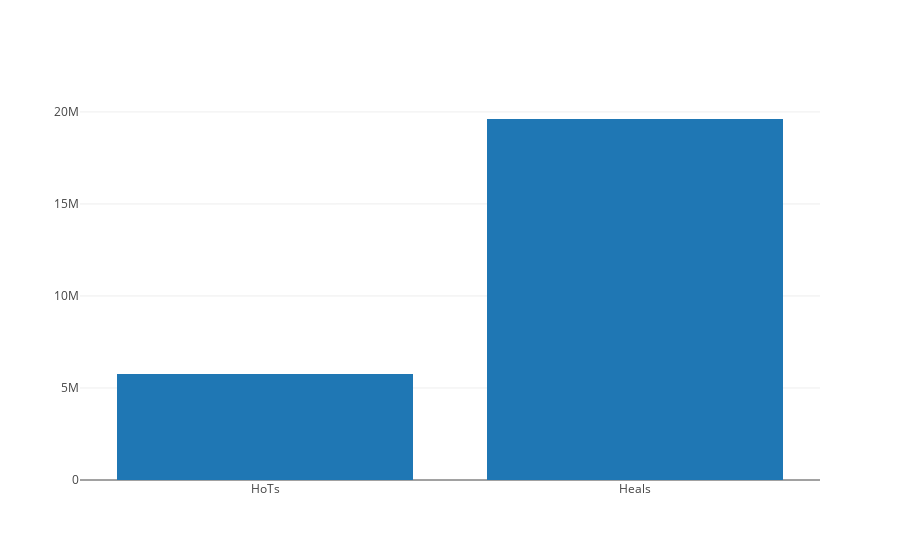

Source (notebook cell):
### Markdown cell above
### Heal over Time (HoT) Time Series

Heal over time (HoT) spells have there healing effects happen in discrete amounts (called ticks) over a specified amount of time. These spells often time account for more health points per spell than a Heal spell, and provide a base-line amount of health points coming in whereas Healing spells can off-set sudden drops in a players health more effectively. HoTs stack with other other HoTs, that is a player can have several active on their character simultaneously.   

You will note that the HoTs graph has higher frequency of data points than the Healing graph. However, they do not heal for as much per tick as a Healing Spell's effect. Although, as you see below, HoTs only account for about 1/3 of total heals. They are often an instant cast spell, so they can be applied when the healer is moving. Normal heal spells often require the healer to be standing still. Therefore, they can provide healing during phases that require a lot of motion.

### Code cell
hot_total = Raid_spell_HoTs.spell_damage.sum()
heal_total=  Raid_spell_heal.spell_damage.sum()
data = [go.Bar(
            x=['HoTs', 'Heals'],
            y=[hot_total, heal_total]
    )]

iplot(data, filename='heals-bar')

### Figure 1 — Plotly figure (JSON) as saved in the notebook; plotly's stock layout.template omitted (floating-point values rounded to 4 significant figures)
{"data": [{"type": "bar", "uid": "065b1a50-f68a-11e8-9941-086266568bd8", "x": ["HoTs", "Heals"], "y": [5761049, 19614900]}], "layout": {}}
